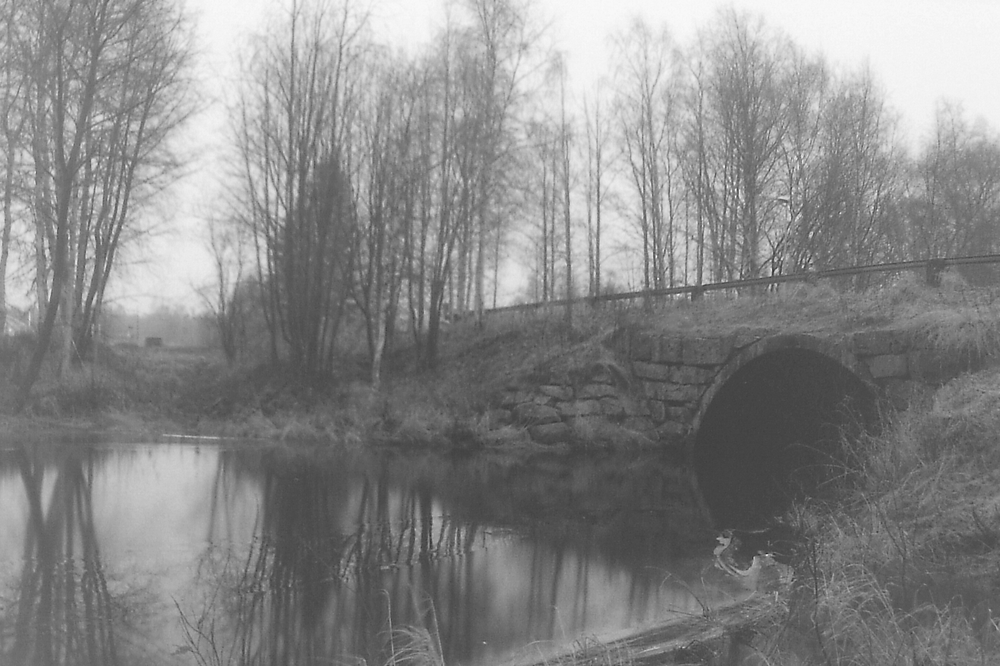
#> input picture Images/1/low_contrst_example.png, 1000 x 666 px, shrunk from 1400 x 933 before the run, found by its file name
$ python task1.py
#> lines starting #> are read from the running program, lines starting #| are printed output that depends on the picture
### Source/utils.py
from PIL import Image
import numpy as np
import matplotlib.pyplot as plt
from numpy.lib.stride_tricks import sliding_window_view
from scipy import interpolate


def pic_to_array(path: str):
    return np.array(Image.open(path).convert('L'))


def array_to_pic(arr, name):
    im = Image.fromarray(arr)
    im.save(f"{name}.jpeg")

### Source/task1.py
from PIL import Image
import numpy as np
import matplotlib.pyplot as plt
from numpy.lib.stride_tricks import sliding_window_view
from scipy import interpolate

from Source.task2 import local_hist
from Source.utils import pic_to_array, array_to_pic


def negative_transform(img):
    # s=L-1-r
    lut = np.array([255-r for r in range(256)], dtype=np.uint8)
    return lut[img]


def log_transform(img, c=46, show_plot=False):
    lut = np.array([c * np.log(1+r) for r in range(256)], dtype=np.uint8)
    lut = np.array(lut / np.max(lut) * 255, dtype=np.uint8)
    if show_plot:
        plt.plot(lut)
        plt.show()
    return lut[img]


def reverse_log_transform(img, c=46, show_plot=False):
    lut = np.array([np.exp(r/c)-1 for r in range(256)], dtype=np.uint8)
    lut = np.array(lut / np.max(lut) * 255, dtype=np.uint8)
    if show_plot:
        plt.plot(lut)
        plt.show()
    return lut[img]


def gamma_correction(img, c, gamma, show_plot=False):
    lut = np.array([c * r**gamma for r in range(256)], dtype=float)
    lut = np.array(lut / np.max(lut) * 255, dtype=np.uint8)
    if show_plot:
        plt.plot(lut)
        plt.show()
    return lut[img]


def picewise_linear_transform(img, points, show_plot=False):
#> called with show_plot = False
    x = [p[0] for p in points]
    y = [p[1] for p in points]
    f = interpolate.interp1d(x, y)
    lut = np.array([f(r) for r in range(256)], dtype=np.uint8)
    if show_plot:
        plt.plot(lut)
        plt.show()
    return lut[img]
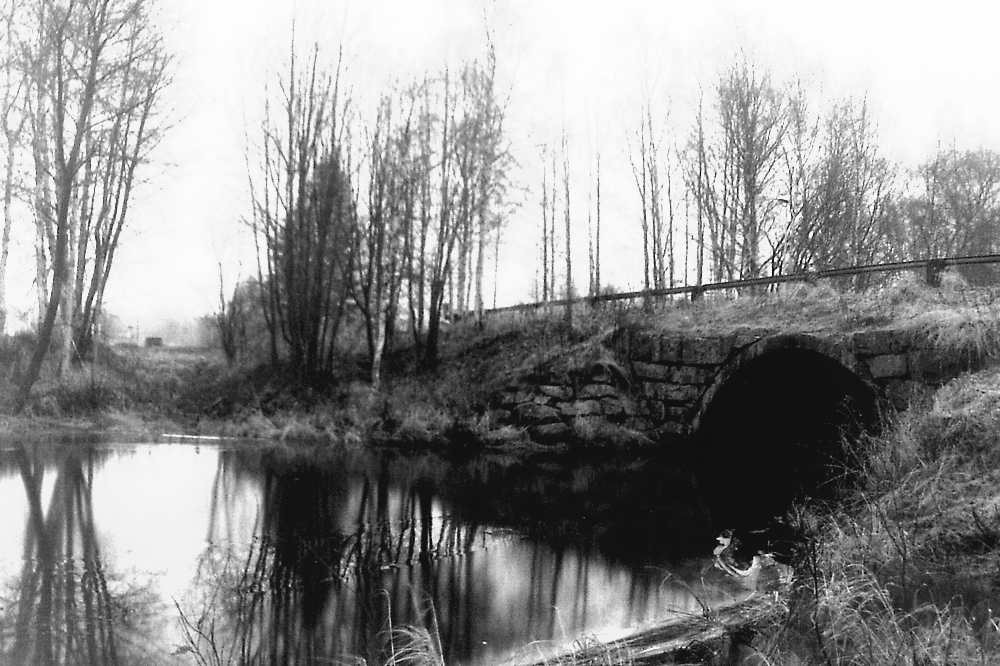
#> returned value: shape (666, 1000); min 8, max 255, mean 141.5


if __name__ == '__main__':
    img = pic_to_array(r"D:\Projects\pythonProject\pythonProject\ImageProcessing\Images\1\low_contrst_example.png")
    res = picewise_linear_transform(img, [(0,0), (80,20), (160,240), (255,255)])

    array_to_pic(res, "../res_img/1/picewise_linear_transform")
